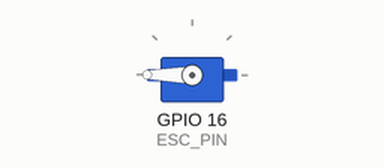
A sketch run on a simulated ESP32. Shown: servo. What the sketch prints to the serial monitor is not drawn.

Above: at 10.05 s.
At 19.95 s:
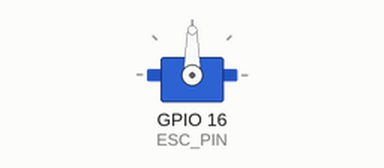
At 24.95 s:
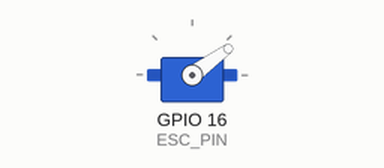
At 29.95 s:
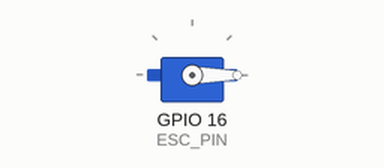
Timing chart, 0 to 36.0 s (numbered marks = the images above):
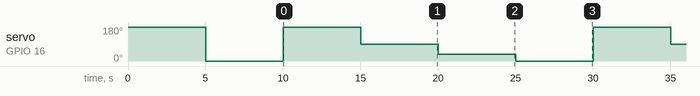

The sketch:

drone_motor_test.ino
```cpp
#include <Arduino.h>
#include <ESP32Servo.h>

#define ESC_PIN 16
Servo esc;

void setup() {
  Serial.begin(115200);
  esc.attach(ESC_PIN, 1000, 2000);

  Serial.println("ESC 캘리브레이션: 최대값 설정 (2000us)");
  esc.writeMicroseconds(2000);  // 최대값 먼저 설정
  delay(5000);                  // 최대값 유지 (ESC 캘리브레이션 진입)

  Serial.println("ESC 캘리브레이션: 최소값 설정 (1000us)");
  esc.writeMicroseconds(1000);  // 최소값 설정
  delay(5000);                  // 캘리브레이션 종료
}

void loop() {
  Serial.println("캘리브레이션 후 테스트 중속 (1500us)");
  esc.writeMicroseconds(2000);  // 중간 속도로 회전
  delay(5000);

  Serial.println("캘리브레이션 후 테스트 중속 (1500us)");
  esc.writeMicroseconds(1500);  // 중간 속도로 회전
  delay(5000);

  Serial.println("캘리브레이션 후 테스트 중속 (1500us)");
  esc.writeMicroseconds(1200);  // 중간 속도로 회전
  delay(5000);

  Serial.println("모터 정지 (1000us)");
  esc.writeMicroseconds(1000);  // 모터 정지
  delay(5000);
}
```

Measured:
- by itself, servo on GPIO 16 (ESC_PIN): repeats every 20.0 s: 180° 5.0 s, 90° 5.0 s, 36° 5.0 s, 0° 5.0 s
